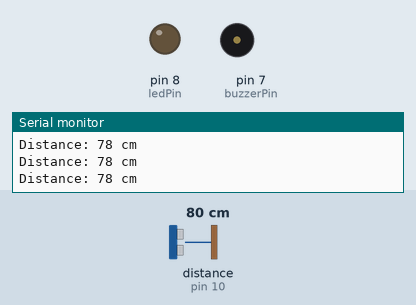
The sketch below on a simulated Arduino Uno, built with avr-gcc and run on an emulated ATmega328P. Shown: output pins drawn as LEDs (lit = HIGH), buzzer (waves = sounding), the last lines printed to the serial monitor. Wiring (inferred from the names in the program): ultrasonic range finder: trigger pin 9; echo pin 10. Dashed ring = blinking. Inputs (shaded band) come from the test bench; at power-on: distance to the obstacle (sensor on pin 10) 80 cm. The echo pulse lasts 58.3 µs per cm; pins used as bus, display or sensor lines are not drawn.

Above: at 1.3 s.
1.4 s: distance to the obstacle (sensor on pin 10) set to 34 cm
2.9 s: distance to the obstacle (sensor on pin 10) set to 28 cm
At 3.17 s:
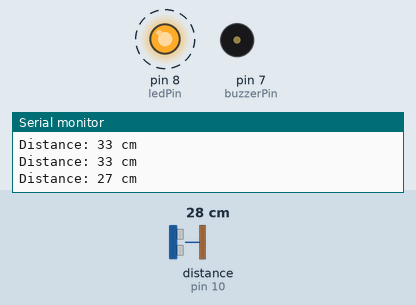
5.9 s: distance to the obstacle (sensor on pin 10) set to 12 cm
At 6.18 s:
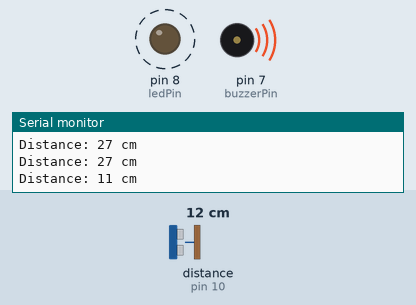
8.9 s: distance to the obstacle (sensor on pin 10) set to 9 cm
At 9.13 s:
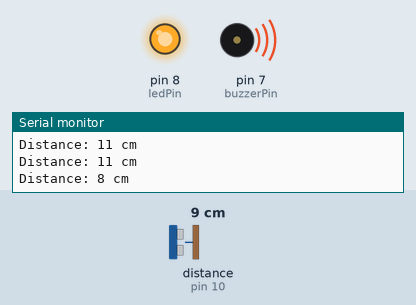
Timing chart, 0 to 12.9 s (numbered marks = the images above; inputs shaded):
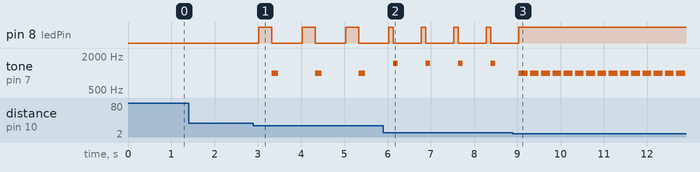

Measured:
- the behaviour switches between 31 and 30 cm on distance to the obstacle (sensor on pin 10) (found by bisection; images 0 and 1)
- the behaviour switches between 11 and 10 cm on distance to the obstacle (sensor on pin 10) (found by bisection; images 2 and 3)
- after the input at 2.9 s, pin 8 (ledPin): alternates HIGH for 0.30 s and LOW for 0.70 s, starting after 0.13 s; tone on pin 7 (buzzerPin): alternates 1000 Hz for 0.15 s and silent for 0.85 s, starting after 0.43 s
- after the input at 5.9 s, pin 8 (ledPin): alternates HIGH for 0.10 s and LOW for 0.65 s, starting after 0.23 s; tone on pin 7 (buzzerPin): alternates 1500 Hz for 0.10 s and silent for 0.65 s, starting after 0.23 s
- after the input at 8.9 s, pin 8 (ledPin): goes on until 9.0 s, then stays HIGH; tone on pin 7 (buzzerPin): alternates 1000 Hz for 0.20 s and silent for 0.06 s, starting after 0.14 s

The sketch:

SmartPark_Assistant.ino
```cpp
const int trigPin = 9;
const int echoPin = 10;
const int ledPin = 8;
const int buzzerPin = 7;

void setup() {
  Serial.begin(9600);
  pinMode(trigPin, OUTPUT);
  pinMode(echoPin, INPUT);
  pinMode(ledPin, OUTPUT);
  pinMode(buzzerPin, OUTPUT);
}

void beep(int duration, int frequency) {
  tone(buzzerPin, frequency, duration);
  delay(duration);
  noTone(buzzerPin);
  delay(50); // Pause between beeps
}

void loop() {
  long duration, distance;

  // Trigger the ultrasonic sensor
  digitalWrite(trigPin, LOW);
  delayMicroseconds(2);
  digitalWrite(trigPin, HIGH);
  delayMicroseconds(10);
  digitalWrite(trigPin, LOW);

  // Measure the echo duration
  duration = pulseIn(echoPin, HIGH, 10000);  // Timeout set to 10,000 microseconds

  // Calculate distance in centimeters
  distance = duration * 0.034 / 2;

  // Display distance on the serial monitor
  Serial.print("Distance: ");
  Serial.print(distance);
  Serial.println(" cm");

  // Adjust LED and buzzer based on distance
  if (distance < 10) {
    // Too close, turn on LED and beep continuously
    digitalWrite(ledPin, HIGH);
    while (distance < 10) {
      beep(200, 1000);
      // Measure the echo duration in the loop
      duration = pulseIn(echoPin, HIGH, 10000);
      // Calculate distance in centimeters
      distance = duration * 0.034 / 2;
    }
    digitalWrite(ledPin, LOW); // Turn off LED when distance is greater than 10 cm
  } else if (distance < 20) {
    // Close, blink LED and fast beep
    digitalWrite(ledPin, HIGH);
    delay(100);
    digitalWrite(ledPin, LOW);
    beep(100, 1500);
  } else if (distance < 30) {
    // Medium distance, blink LED and moderate beep
    digitalWrite(ledPin, HIGH);
    delay(300);
    digitalWrite(ledPin, LOW);
    beep(150, 1000);
  } else {
    // Far, turn off LED and no beep
    digitalWrite(ledPin, LOW);
  }

  delay(500); // Adjust the delay based on your preference
}
```
